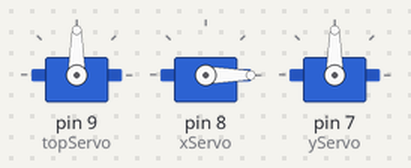
Recording of a sketch running on a simulated Arduino Uno, built with avr-gcc and run on an emulated ATmega328P. Parts: 3 × servo.

Above: at 0.05 s.
At 2.0 s:
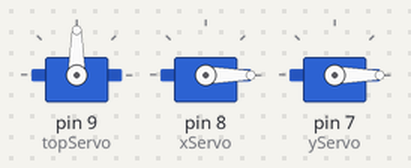
At 3.0 s:
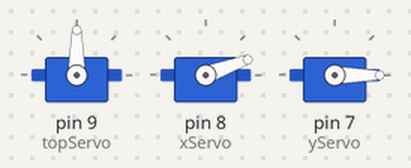
At 4.0 s:
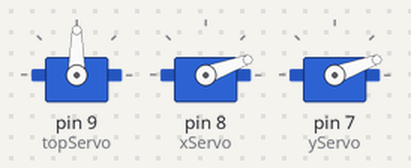
Timing chart, 0 to 5.2 s (numbered marks = the images above):
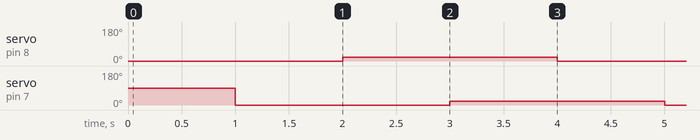

The sketch:

arm_bot_daxs.ino
```cpp
#include <Servo.h>

Servo topServo;
Servo xServo;
Servo yServo;

void setup() {
  topServo.attach(9);
  xServo.attach(8);
  yServo.attach(7);
}

void loop() {
 xServo.write(0);
 delay(1000);
 yServo.write(0);
 delay(1000);
 xServo.write(20);
 delay(1000);
 yServo.write(20);
 delay(1000);
}
```

Measured:
- by itself, servo on pin 8 (xServo), servo on pin 7 (yServo): alternates 20° for 2.0 s and 0° for 2.0 s
